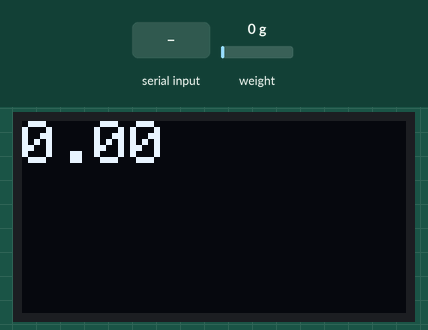
This sketch was run on a simulated ESP8266 (NodeMCU). Parts: 128×64 one-colour display. The inputs (shaded band) are chosen by the test bench; at power-on: weight on the scale 0 g. What the sketch prints to the serial monitor is not drawn.

Above: at 3.6 s.
3.7 s: weight on the scale set to 100 g
At 4.5 s:
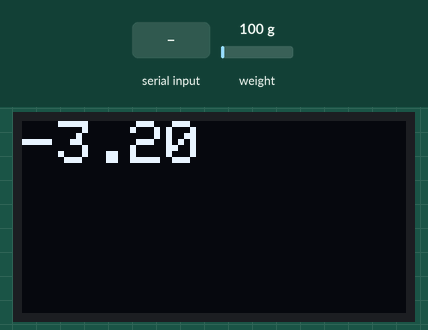
5.2 s: weight on the scale set to 1250 g
At 6.1 s:
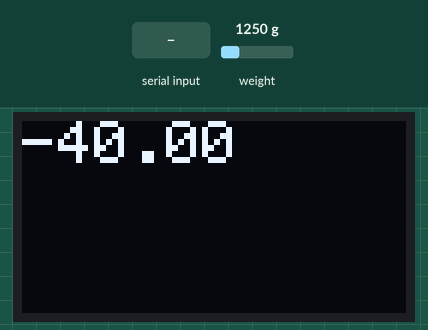
6.7 s: "t" received over Serial
At 7.7 s:
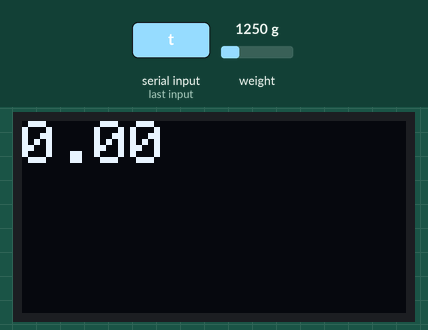
8.2 s: weight on the scale set to 3750 g
At 9.2 s:
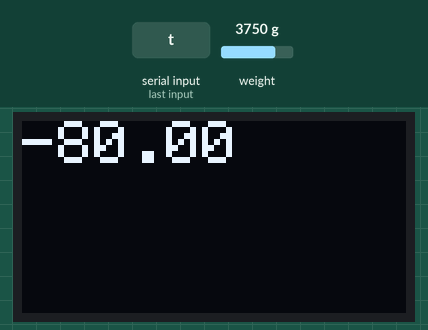
Timing chart, 0 to 10.7 s (numbered marks = the images above; inputs shaded):
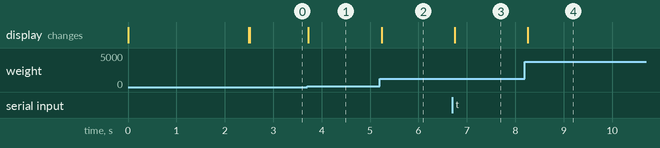

The sketch:

d_1x_load_cell_with_9600_and_for_OLED_with_.minus_032_multip.ino
```cpp
/*
   -------------------------------------------------------------------------------------
   HX711_ADC
   Arduino library for HX711 24-Bit Analog-to-Digital Converter for Weight Scales
   Olav Kallhovd sept2017
   -------------------------------------------------------------------------------------
*/

/*
   Settling time (number of samples) and data filtering can be adjusted in the config.h file
   For calibration and storing the calibration value in eeprom, see example file "Calibration.ino"

   The update() function checks for new data and starts the next conversion. In order to acheive maximum effective
   sample rate, update() should be called at least as often as the HX711 sample rate; >10Hz@10SPS, >80Hz@80SPS.
   If you have other time consuming code running (i.e. a graphical LCD), consider calling update() from an interrupt routine,
   see example file "Read_1x_load_cell_interrupt_driven.ino".

   This is an example sketch on how to use this library
*/

#include <HX711_ADC.h>
#if defined(ESP8266)|| defined(ESP32) || defined(AVR)
#include <EEPROM.h>
#include <SPI.h>
#include <Wire.h>
#include <Adafruit_GFX.h>
#include <Adafruit_SSD1306.h>
#define LOGO16_GLCD_HEIGHT 64
#define LOGO16_GLCD_WIDTH  128
#define SSD1306_128_64
#define OLED_RESET 4

Adafruit_SSD1306 display(OLED_RESET);
#endif

//pins:
const int HX711_dout = 4; //mcu > HX711 dout pin
const int HX711_sck = 5; //mcu > HX711 sck pin

//HX711 constructor:
HX711_ADC LoadCell(HX711_dout, HX711_sck);
const int calVal_eepromAdress = 0;

unsigned long t = 0;

void setup() {
  Serial.begin(9600); delay(10);
  Serial.println();
  Serial.println("Starting...");
  display.begin(SSD1306_SWITCHCAPVCC, 0x3C);// for OLED
  display.clearDisplay();
  display.display();// for OLED
  LoadCell.begin();
  float calibrationValue; // calibration value (see example file "Calibration.ino")
  calibrationValue = 696.0; // uncomment this if you want to set the calibration value in the sketch
#if defined(ESP8266)|| defined(ESP32)
  //EEPROM.begin(512); // uncomment this if you use ESP8266/ESP32 and want to fetch the calibration value from eeprom
#endif
  //EEPROM.get(calVal_eepromAdress, calibrationValue); // uncomment this if you want to fetch the calibration value from eeprom

  unsigned long stabilizingtime = 2000; // preciscion right after power-up can be improved by adding a few seconds of stabilizing time
  boolean _tare = true; //set this to false if you don't want tare to be performed in the next step
  LoadCell.start(stabilizingtime, _tare);
  if (LoadCell.getTareTimeoutFlag()) {
    Serial.println("Timeout, check MCU>HX711 wiring and pin designations");
    while (1);
  }
  else {
    LoadCell.setCalFactor(calibrationValue); // set calibration value (float)
    Serial.println("Startup is complete");
    display.clearDisplay();
// For OLED display
  display.clearDisplay();
  display.setTextColor(WHITE);
  display.setCursor(2,2);
  display.println("Startup is complete");

  display.display();
  }
}

void loop() {
  static boolean newDataReady = 0;
  const int serialPrintInterval = 0; //increase value to slow down serial print activity

  // check for new data/start next conversion:
  if (LoadCell.update()) newDataReady = true;

  // get smoothed value from the dataset:
  if (newDataReady) {
    if (millis() > t + serialPrintInterval) {
      float i = LoadCell.getData();
      display.setTextSize(2);
      Serial.print("Weight=: ");
      Serial.println(i);

      display.clearDisplay();
// for OLED Display
display.clearDisplay();
display.setTextColor(WHITE);
display.setCursor(00,00);
display.setTextSize(2);
//display.println("Weight:");
i=i*-0.032; // add a multiplication factor . trial on 19 Nov--------------------------------------------------------
display.println(i);

display.display();
// For OED display
      newDataReady = 0;
      t = millis();
    }
  }

  // receive command from serial terminal, send 't' to initiate tare operation:
  if (Serial.available() > 0) {
    char inByte = Serial.read();
    if (inByte == 't') LoadCell.tareNoDelay();
  }

  // check if last tare operation is complete:
  if (LoadCell.getTareStatus() == true) {
    Serial.println("Tare complete");
  }

}
```

Measured:
- after the input at 3.7 s, the display: changes at once (image 1)
- after the input at 5.2 s, the display: changes at once (image 2)
- after the input at 6.7 s, the display: changes after 0.05 s (image 3)
- after the input at 8.2 s, the display: changes after 0.06 s (image 4)
